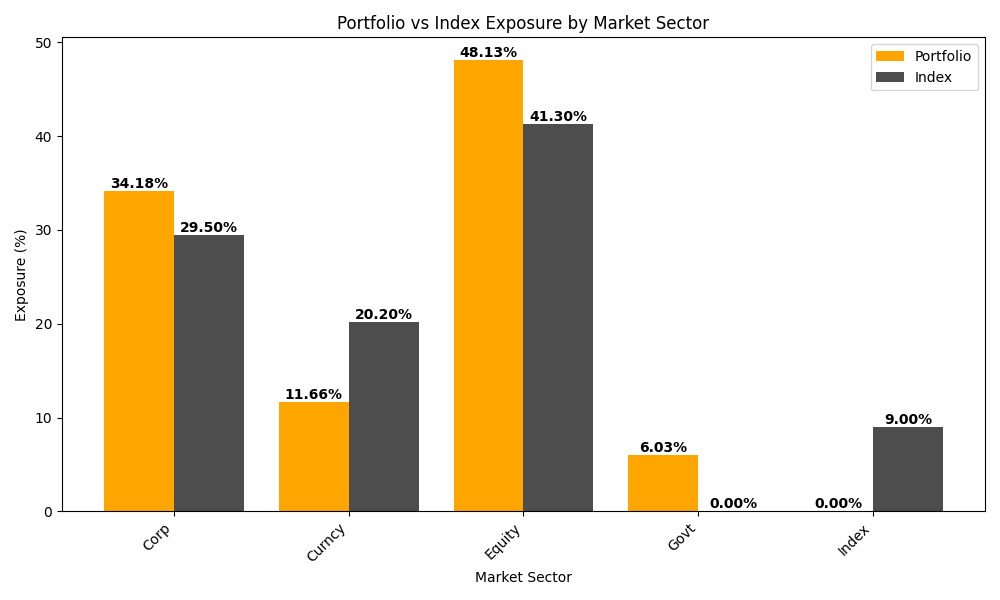

This chart was generated by the following Python code:
import json
import urllib.request
import urllib.parse
import pandas as pd
import os
import matplotlib.pyplot as plt
import numpy as np

# Load CSV files
portfolio_df = pd.read_csv("dummy_portfolio_file.csv")
index_df = pd.read_csv("dummy_index_file.csv")

# Retrieve API Key from environment variables
OPENFIGI_API_KEY = os.getenv("14699768-b71a-442e-ae5a-ae81329aedd7", None)
OPENFIGI_BASE_URL = "https://api.openfigi.com"

HEADERS = {"Content-Type": "application/json"}
if OPENFIGI_API_KEY:
    HEADERS["X-OPENFIGI-APIKEY"] = OPENFIGI_API_KEY

def api_call(path: str, data: list) -> list:
    url = urllib.parse.urljoin(OPENFIGI_BASE_URL, path)
    request = urllib.request.Request(
        url=url,
        data=bytes(json.dumps(data), encoding="utf-8"),
        headers=HEADERS,
        method="POST",
    )
    try:
        with urllib.request.urlopen(request) as response:
            return json.loads(response.read().decode("utf-8"))
    except urllib.error.HTTPError as e:
        print(f"API request failed for {data}: {e}")
        return []

def fetch_market_sectors(df: pd.DataFrame) -> dict:
    figi_list = df.iloc[:, 0].tolist()
    figi_to_sector = {}

    for figi in figi_list:
        data = [{"idType": "ID_BB_GLOBAL", "idValue": figi}]
        response = api_call("/v3/mapping", data)

        if response and isinstance(response, list) and "data" in response[0]:
            if response[0]["data"]:
                market_sector = response[0]["data"][0].get("marketSector", "Unknown")
            else:
                market_sector = "Unknown"
        else:
            market_sector = "Unknown"

        figi_to_sector[figi] = market_sector

    return figi_to_sector

# Fetch Market Sectors
portfolio_figi_to_sector = fetch_market_sectors(portfolio_df)
index_figi_to_sector = fetch_market_sectors(index_df)

portfolio_df["Market Sector"] = portfolio_df.iloc[:, 0].map(portfolio_figi_to_sector)
index_df["Market Sector"] = index_df.iloc[:, 0].map(index_figi_to_sector)

# Portfolio Exposure
total_portfolio_holding = portfolio_df["Holding"].sum()
portfolio_sector_exposure = (
    portfolio_df.groupby("Market Sector", as_index=False)["Holding"]
    .sum()
    .assign(Portfolio_Exposure=lambda df: (df["Holding"] / total_portfolio_holding) * 100)
    .drop(columns=["Holding"])
)

# Index Exposure
index_sector_exposure = (
    index_df.groupby("Market Sector", as_index=False)["Weight"]
    .sum()
    .assign(Index_Exposure=lambda df: df["Weight"] * 100)
    .drop(columns=["Weight"])
)

# Merge DataFrames and replace NaN values with 0
comparison_df = pd.merge(portfolio_sector_exposure, index_sector_exposure, on="Market Sector", how="outer").fillna(0)

# Calculate the difference
comparison_df["Difference"] = comparison_df["Portfolio_Exposure"] - comparison_df["Index_Exposure"]

# Format as percentages for display
comparison_df[["Portfolio_Exposure", "Index_Exposure", "Difference"]] = (
    comparison_df[["Portfolio_Exposure", "Index_Exposure", "Difference"]].map(lambda x: f"{x:.2f}%")
)

# Print the formatted comparison DataFrame
print("\nSector Comparison:")
print(comparison_df)

# Convert percentages back to float for comparison
comparison_df["Portfolio_Exposure"] = comparison_df["Portfolio_Exposure"].str.rstrip('%').astype(float)
comparison_df["Index_Exposure"] = comparison_df["Index_Exposure"].str.rstrip('%').astype(float)
comparison_df["Difference"] = comparison_df["Difference"].str.rstrip('%').astype(float)

# Identify overweight and underweight sectors
overweight_sectors = []
underweight_sectors = []

for _, row in comparison_df.iterrows():
    sector = row["Market Sector"]
    diff = row["Difference"]

    if diff > 0:
        overweight_sectors.append(f"{sector} (+{diff:.2f}%)")
    elif diff < 0:
        underweight_sectors.append(f"{sector} ({diff:.2f}%)")

# Print Notable Differences Summary
print("\nSummary of Notable Differences")

if overweight_sectors:
    print("\n Portfolio is Overweight in:")
    for sector in overweight_sectors:
        print(f"  - {sector}")

if underweight_sectors:
    print("\n Portfolio is Underweight in:")
    for sector in underweight_sectors:
        print(f"  - {sector}")

# Visualization
x_labels = comparison_df["Market Sector"]
x = np.arange(len(x_labels))
width = 0.4

fig, ax = plt.subplots(figsize=(10, 6))
bars1 = ax.bar(x - width/2, comparison_df["Portfolio_Exposure"], width, label="Portfolio", color="#FFA500")
bars2 = ax.bar(x + width/2, comparison_df["Index_Exposure"], width, label="Index", color="#4D4D4D")

# Function to add data labels
def add_labels(bars):
    for bar in bars:
        height = bar.get_height()
        ax.text(bar.get_x() + bar.get_width()/2, height, f"{height:.2f}%", ha="center", va="bottom", fontsize=10, fontweight="bold")

# Add labels to both bars
add_labels(bars1)
add_labels(bars2)

ax.set_xlabel("Market Sector")
ax.set_ylabel("Exposure (%)")
ax.set_title("Portfolio vs Index Exposure by Market Sector")
ax.set_xticks(x)
ax.set_xticklabels(x_labels, rotation=45, ha="right")
ax.legend()

plt.tight_layout()
plt.show()
